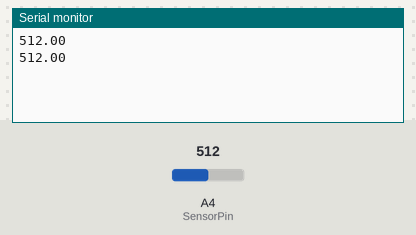
A sketch run on a simulated Arduino Uno, built with avr-gcc and run on an emulated ATmega328P. Parts: the last lines printed to the serial monitor. The inputs (shaded band) are chosen by the test bench; at power-on: A4 (SensorPin) = 512.

Above: at 5.8 s.
5.9 s: A4 (SensorPin) set to 716
At 10.4 s:
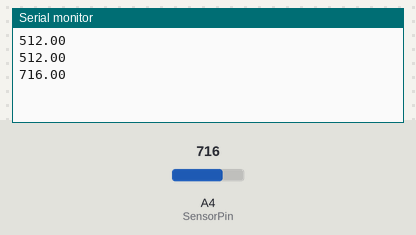
11.9 s: A4 (SensorPin) set to 900
At 15.5 s:
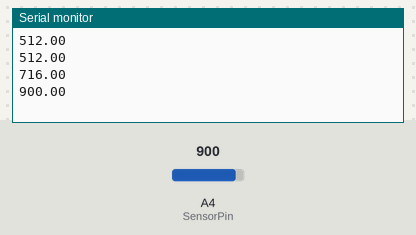
Timing chart, 0 to 17.0 s (numbered marks = the images above; inputs shaded):
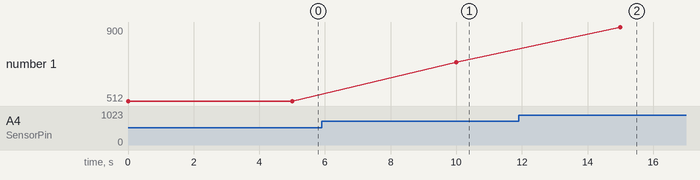

The sketch:

SoilSensorBasic.ino
```cpp
/**
 * Dry: 821 -> 824
 * Wet: 490 -> 549
 * https://diyi0t.com/soil-moisture-sensor-tutorial-for-arduino-and-esp8266/
 */

//#define SensorPin 15
#define SensorPin 4

void setup() {
  //start serial line for debugging
  Serial.begin(115200);
}

void loop(){
  float sensorValue = analogRead(SensorPin);
  // print sensor value
  Serial.println(sensorValue);
  // sleep for 5 seconds
  delay(5000);
}
```

Measured:
- after the input at 5.9 s, the serial monitor: prints a new line after 4.1 s (image 1)
- after the input at 11.9 s, the serial monitor: prints a new line after 3.1 s (image 2)
- plotted number 1: 512 → 716 after the input at 5.9 s, 716 → 900 after the input at 11.9 s
